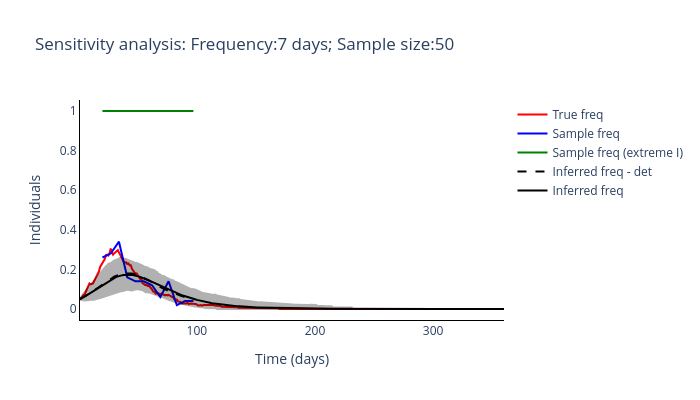
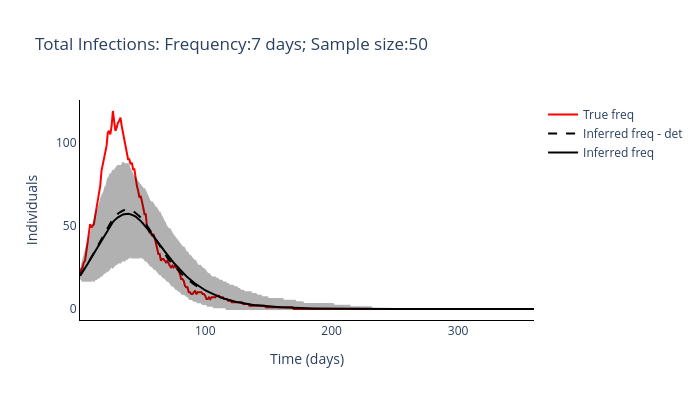

Here is the notebook cell these charts were saved with, in order:
### Code cell
routine_run(freq_samplying_range[2], sample_size_range[3])

### Figure 1 — Plotly figure (JSON) as saved in the notebook; plotly's stock layout.template omitted (floating-point values rounded to 4 significant figures; data arrays with more than 128 entries replaced by an {"elided": "..."} marker saying what was removed)
{"data": [{"line": {"color": "red"}, "mode": "lines", "name": "True freq", "type": "scatter", "x": {"elided": "360 int values"}, "y": {"elided": "360 float values"}}, {"line": {"color": "blue"}, "mode": "lines", "name": "Sample freq", "type": "scatter", "x": [20, 27, 34, 41, 48, 55, 62, 69, 76, 83, 90, 97], "y": [0.26, 0.28, 0.34, 0.16, 0.14, 0.14, 0.12, 0.06, 0.14, 0.02, 0.04, 0.04]}, {"line": {"color": "green"}, "mode": "lines", "name": "Sample freq (extreme I)", "type": "scatter", "x": [20, 27, 34, 41, 48, 55, 62, 69, 76, 83, 90, 97], "y": [1, 1, 1, 1, 1, 1, 1, 1, 1, 1, 1, 1]}, {"line": {"color": "black", "dash": "dash"}, "mode": "lines", "name": "Inferred freq - det", "type": "scatter", "x": {"elided": "360 int values"}, "y": [0.05, 0.053, 0.05613, 0.05939, 0.06279, 0.06631, 0.06996, 0.07373, 0.07762, 0.08161, 0.08571, 0.08989, 0.09416, 0.09851, 0.1029, 0.1074, 0.1119, 0.1164, 0.1208, 0.1253, 0.1297, 0.134, 0.1382, 0.1422, 0.1462, 0.15, 0.1536, 0.1571, 0.1604, 0.1634, 0.1663, 0.1689, 0.1712, 0.1733, 0.1751, 0.1767, 0.1779, 0.1789, 0.1797, 0.1802, 0.1804, 0.1804, 0.1802, 0.1797, 0.1789, 0.1779, 0.1767, 0.1752, 0.1735, 0.1715, 0.1693, 0.167, 0.1644, 0.1616, 0.1587, 0.1555, 0.1523, 0.1489, 0.1454, 0.1419, 0.1382, 0.1346, 0.1309, 0.1272, 0.1236, 0.12, 0.1166, 0.1133, 0.1101, 0.1072, 0.1045, 0.1018, 0.09909, 0.09644, 0.09381, 0.09123, 0.08868, 0.08617, 0.0837, 0.08128, 0.0789, 0.07656, 0.07428, 0.07204, 0.06985, 0.06771, 0.06562, 0.06358, 0.06159, 0.05966, 0.05777, 0.05593, 0.05414, 0.0524, 0.05071, 0.04906, 0.04746]}, {"line": {"color": "black"}, "mode": "lines", "name": "Inferred freq", "type": "scatter", "x": {"elided": "360 int values"}, "y": {"elided": "360 float values"}}, {"fill": "toself", "fillcolor": "black", "line": {"color": "black"}, "mode": "lines", "name": "Inferred freq", "opacity": 0.3, "showlegend": false, "type": "scatter", "x": {"elided": "720 int values"}, "y": {"elided": "720 float values"}}], "layout": {"height": 400, "plot_bgcolor": "white", "title": {"text": "Sensitivity analysis: Frequency:7 days; Sample size:50"}, "width": 700, "xaxis": {"linecolor": "black", "title": {"text": "Time (days)"}}, "yaxis": {"linecolor": "black", "title": {"text": "Individuals"}}}}

### Figure 2 — Plotly figure (JSON) as saved in the notebook; plotly's stock layout.template omitted (floating-point values rounded to 4 significant figures; data arrays with more than 128 entries replaced by an {"elided": "..."} marker saying what was removed)
{"data": [{"line": {"color": "red"}, "mode": "lines", "name": "True freq", "type": "scatter", "x": {"elided": "360 int values"}, "y": {"elided": "360 int values"}}, {"line": {"color": "black", "dash": "dash"}, "mode": "lines", "name": "Inferred freq - det", "type": "scatter", "x": {"elided": "360 int values"}, "y": [20, 21.09, 22.21, 23.38, 24.59, 25.83, 27.11, 28.42, 29.76, 31.13, 32.53, 33.94, 35.38, 36.82, 38.28, 39.74, 41.19, 42.64, 44.06, 45.45, 46.81, 48.12, 49.39, 50.61, 51.77, 52.86, 53.89, 54.84, 55.72, 56.51, 57.23, 57.85, 58.39, 58.83, 59.17, 59.42, 59.58, 59.63, 59.61, 59.5, 59.31, 59.04, 58.69, 58.26, 57.75, 57.17, 56.51, 55.78, 54.97, 54.1, 53.17, 52.18, 51.13, 50.04, 48.89, 47.71, 46.5, 45.25, 43.98, 42.7, 41.41, 40.11, 38.83, 37.55, 36.31, 35.09, 33.92, 32.79, 31.73, 30.74, 29.8, 28.88, 27.98, 27.1, 26.23, 25.37, 24.54, 23.73, 22.93, 22.15, 21.39, 20.65, 19.93, 19.23, 18.55, 17.89, 17.25, 16.63, 16.02, 15.44, 14.87, 14.32, 13.79, 13.28, 12.78, 12.3, 11.84]}, {"line": {"color": "black"}, "mode": "lines", "name": "Inferred freq", "type": "scatter", "x": {"elided": "360 int values"}, "y": {"elided": "360 float values"}}, {"fill": "toself", "fillcolor": "black", "line": {"color": "black"}, "mode": "lines", "name": "Inferred freq", "opacity": 0.3, "showlegend": false, "type": "scatter", "x": {"elided": "720 int values"}, "y": {"elided": "720 float values"}}], "layout": {"height": 400, "plot_bgcolor": "white", "title": {"text": "Total Infections: Frequency:7 days; Sample size:50"}, "width": 700, "xaxis": {"linecolor": "black", "title": {"text": "Time (days)"}}, "yaxis": {"linecolor": "black", "title": {"text": "Individuals"}}}}
